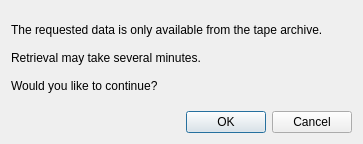
<?xml version="1.0" encoding="UTF-8"?>
<ui version="4.0">
 <class>Form</class>
 <widget class="QWidget" name="Form">
  <property name="geometry">
   <rect>
    <x>0</x>
    <y>0</y>
    <width>363</width>
    <height>144</height>
   </rect>
  </property>
  <property name="windowTitle">
   <string>Form</string>
  </property>
  <layout class="QVBoxLayout" name="verticalLayout">
   <item>
    <widget class="QLabel" name="label">
     <property name="text">
      <string>The requested data is only available from the tape archive.

Retrieval may take several minutes.

Would you like to continue?</string>
     </property>
     <property name="wordWrap">
      <bool>true</bool>
     </property>
    </widget>
   </item>
   <item>
    <widget class="QDialogButtonBox" name="buttonBox">
     <property name="orientation">
      <enum>Qt::Horizontal</enum>
     </property>
     <property name="standardButtons">
      <set>QDialogButtonBox::Cancel|QDialogButtonBox::Ok</set>
     </property>
    </widget>
   </item>
  </layout>
 </widget>
 <resources/>
 <connections/>
</ui>
